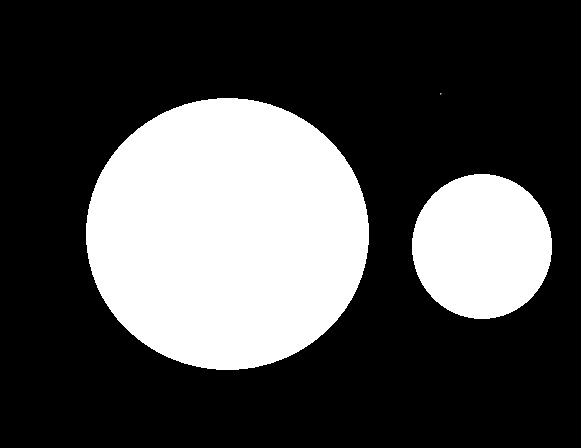
#> input picture data/IMG22.jpg, 581 x 448 px
$ python 18ReconstructionFromParallelProjections.py   (older library calls are emulated)
#> lines starting #> are read from the running program, lines starting #| are printed output that depends on the picture
"""
reference:https://www.youtube.com/watch?v=ZgcD4C-4u0Q&list=PLuh62Q4Sv7BUf60vkjePfcOQc8sHxmnDX&index=21
"""

import numpy as np
import cv2
import matplotlib.pyplot as plt


def RadonTransform_example(img, angle):
    '''
    RadonTransform的一个小例子，显示投影一次对应的曲线图是什么样子的
    :param img:
    :param angle:
    :return:
    '''
    [H, W] = img.shape
    result_img = np.zeros(shape=img.shape)
    rotate_center = (W / 2, H / 2)
    M = cv2.getRotationMatrix2D(rotate_center, angle, 1.0)
    img = cv2.warpAffine(img, M, (W, H))
    [H, W] = img.shape
    result_num = list()
    for i in range(W):
        result_num.append(np.sum(img[:, i]))
    for j in range(H):
        result_img[j, :] = np.array(result_num)
    result_img = result_img*255/(np.max(result_img)-np.min(result_img))
    return result_num, result_img


def RadonTransform(img):
    '''
    中文名为雷登变换 reference:https://blog.csdn.net/jasneik/article/details/115099488
    :param img:
    :param theta:
    :return:
    '''
    [H, W] = img.shape
    rotate_center = (W / 2, H / 2)
    result = np.zeros(shape=img.shape, dtype=np.float32)
    angles = np.linspace(0, 180, H)

    for angle in angles:
        M = cv2.getRotationMatrix2D(rotate_center, angle, 1.0).astype(np.float32)
        new_img = cv2.warpAffine(img, M, (W, H))  # 图像的旋转
        result[:, np.int(angle*H/180)-1] = np.sum(new_img, axis=0)
    return result


def InvertRadonTransform(RadonImg):
    '''
    反雷登变换 reference:https://blog.csdn.net/jasneik/article/details/115099488
    :param RadonImg:雷登变换后的图像
    :return:
    '''
    [H, W] = RadonImg.shape
    rotate_center = (W / 2, H / 2)
    result = np.zeros(shape=RadonImg.shape, dtype=np.float32)
    angles = np.linspace(0, 180, H)

    for angle in angles:
        img_ = np.zeros(shape=RadonImg.shape, dtype=np.float) #生成的中间图像
        for i in range(W):
            img_[i, :] = RadonImg[:, np.int(angle*H/180)-1]
        M = cv2.getRotationMatrix2D(rotate_center, -angle, 1.0).astype(np.float32)
        img_ = cv2.warpAffine(img_, M, (W, H))
        result += img_
    return result


figure = plt.figure(num='ImageRestorationAndTheWienerFilter', figsize=(14, 7))
img = cv2.imread('./data/IMG22.jpg')
#> img is the input picture: shape (448, 581, 3); min 0, max 255, mean 74.8
plt.subplot(2, 3, 1)
plt.title('origin')
plt.imshow(cv2.cvtColor(img, cv2.COLOR_BGR2RGB))

gray_img = cv2.cvtColor(img, cv2.COLOR_BGR2GRAY)
result_num, result_img = RadonTransform_example(gray_img, 0)
#> after the loop in RadonTransform_example, `for i in range(W):`: result_num = 581 values, max 69361 at index 224, min 0 at index 0, mean 33507.4
#> after the loop in RadonTransform_example, `for j in range(H):`:
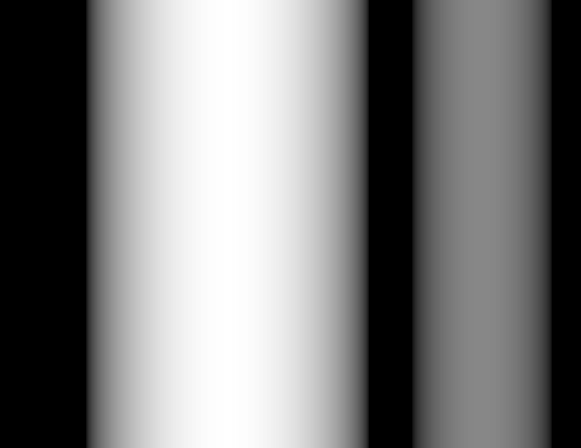
#> result_img: shape (448, 581) float64; min 0, max 69361, mean 33507.4; drawn with min black and max white
plt.subplot(2, 3, 2)
plt.title('radon transform from W')
plt.plot(result_num)
plt.subplot(2, 3, 5)
plt.title('radon transform from W')
plt.imshow(np.array(result_img, dtype=np.uint), cmap='gray')


result_num, result_img = RadonTransform_example(gray_img, 90)
#> call 2 of RadonTransform_example, with angle = 90
#> in RadonTransform_example (call 2), `result_img = np.zeros(shape=img.shape)`: result_img: shape (448, 581) float64; every value is 0
#> in RadonTransform_example (call 2), `img = cv2.warpAffine(img, M, (W, H))`:
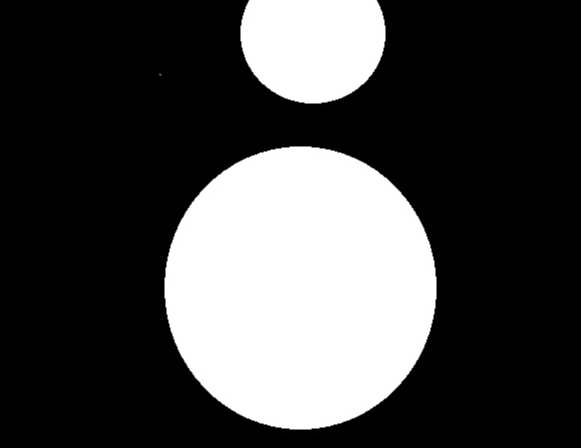
#> img: shape (448, 581); min 0, max 255, mean 71.6
#> after the loop in RadonTransform_example (call 2), `for i in range(W):`: result_num = 581 values, max 98577 at index 308, min 0 at index 0, mean 32056.6
#> after the loop in RadonTransform_example (call 2), `for j in range(H):`:
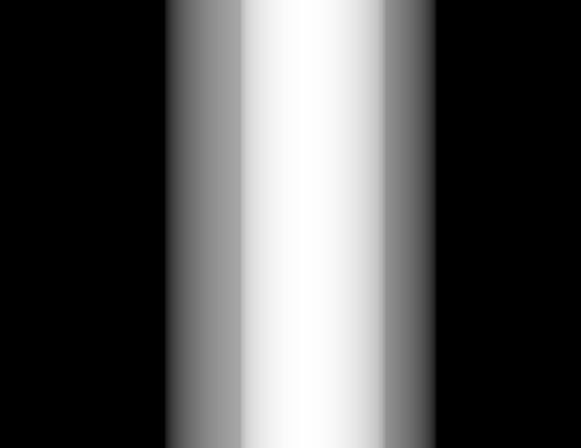
#> result_img: shape (448, 581) float64; min 0, max 98577, mean 32056.6; drawn with min black and max white
plt.subplot(2, 3, 3)
plt.title('radon transform from H')
plt.plot(result_num)
plt.subplot(2, 3, 6)
plt.title('radon transform from H')
plt.imshow(np.array(result_img, dtype=np.uint), cmap='gray')

result = RadonTransform(gray_img)
#> in RadonTransform, `result = np.zeros(shape=img.shape, dtype=np.float32)`: result: shape (448, 581) float32; every value is 0
#> in RadonTransform, `angles = np.linspace(0, 180, H)`: angles = 448 values from 0 to 180
#> the loop in RadonTransform, `for angle in angles:` made 1 pass
#> M on pass 1: [[1, 0, 0], [0, 1, 0]]
#> (the run stopped early here; a loop or call above may not have finished)

$ run again, with data/IMG1.jpg copied over data/IMG22.jpg
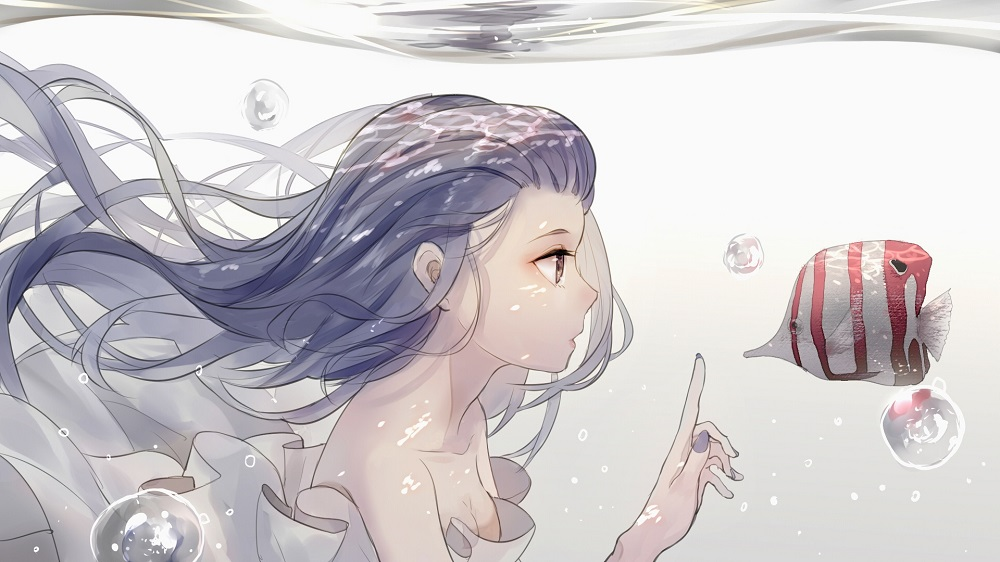
#> input picture data/IMG1.jpg, 1000 x 562 px
#> img is the input picture: shape (562, 1000, 3); mean B, G, R 203.8, 200.9, 205.6
#> after the loop in RadonTransform_example, `for i in range(W):`: result_num = 1000 values, max 134314 at index 958, min 93836 at index 351, mean 113867.9
#> after the loop in RadonTransform_example, `for j in range(H):`:
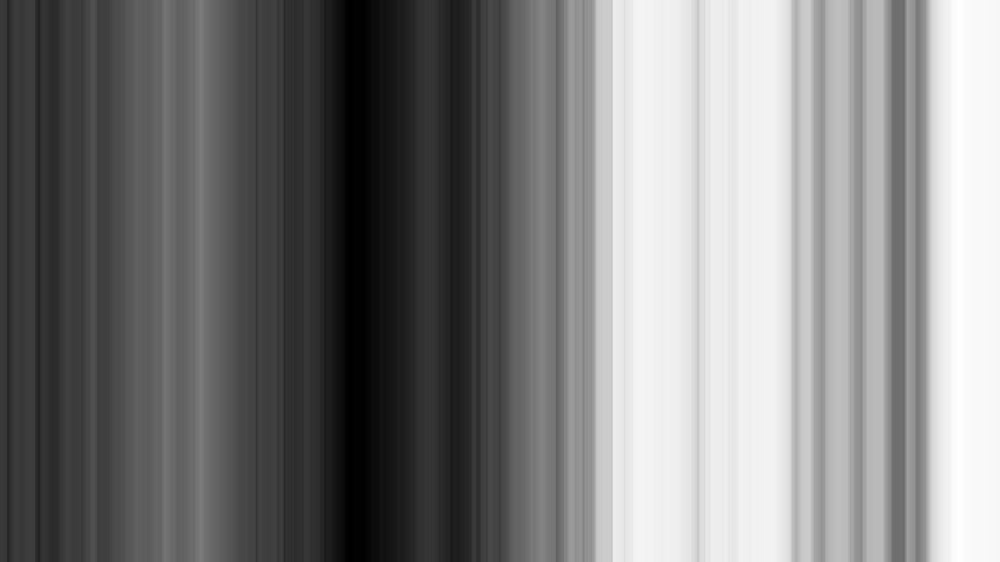
#> result_img: shape (562, 1000) float64; min 93836, max 134314, mean 113867.9; drawn with min black and max white
#> img: shape (562, 1000)
#> after the loop in RadonTransform_example (call 2), `for i in range(W):`: result_num = 1000 values, max 140508 at index 293, min 0 at index 0, mean 63380
#> after the loop in RadonTransform_example (call 2), `for j in range(H):`:
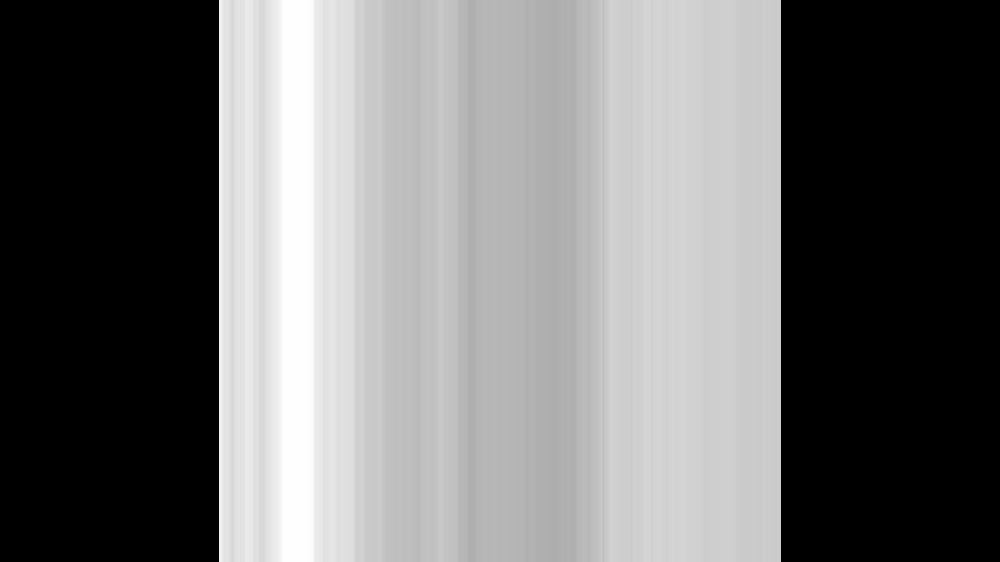
#> result_img: shape (562, 1000) float64; min 0, max 140508, mean 63380; drawn with min black and max white
#> result: shape (562, 1000) float32; every value is 0
#> angles = 562 values from 0 to 180
#> the loop in RadonTransform, `for angle in angles:` made 1 pass
#> M on pass 1: [[1, 0, 0], [0, 1, 0]]

$ run again, with data/IMG10.jpg copied over data/IMG22.jpg
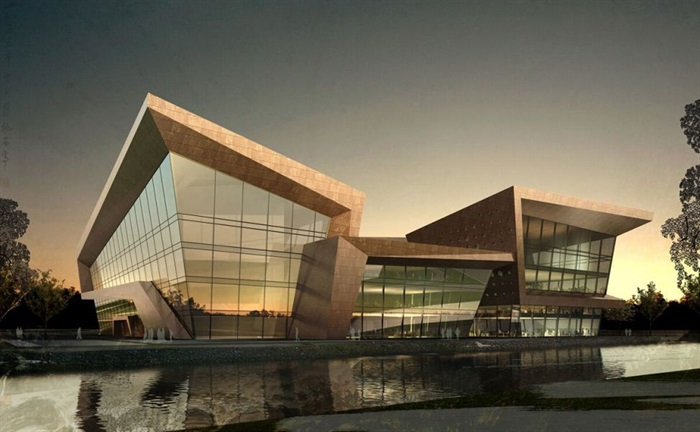
#> input picture data/IMG10.jpg, 700 x 432 px
#> img is the input picture: shape (432, 700, 3); mean B, G, R 81.9, 99.9, 106.9
#> after the loop in RadonTransform_example, `for i in range(W):`: result_num = 700 values, max 56603 at index 629, min 27494 at index 0, mean 43178.4
#> after the loop in RadonTransform_example, `for j in range(H):`:
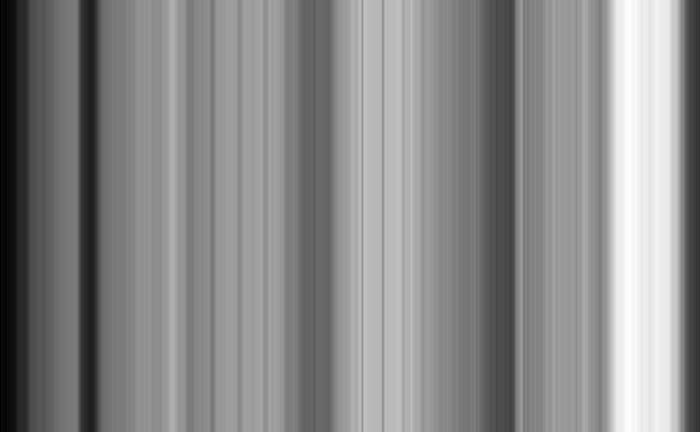
#> result_img: shape (432, 700) float64; min 27494, max 56603, mean 43178.4; drawn with min black and max white
#> img: shape (432, 700)
#> after the loop in RadonTransform_example (call 2), `for i in range(W):`: result_num = 700 values, max 70885 at index 320, min 0 at index 0, mean 26889.2
#> after the loop in RadonTransform_example (call 2), `for j in range(H):`:
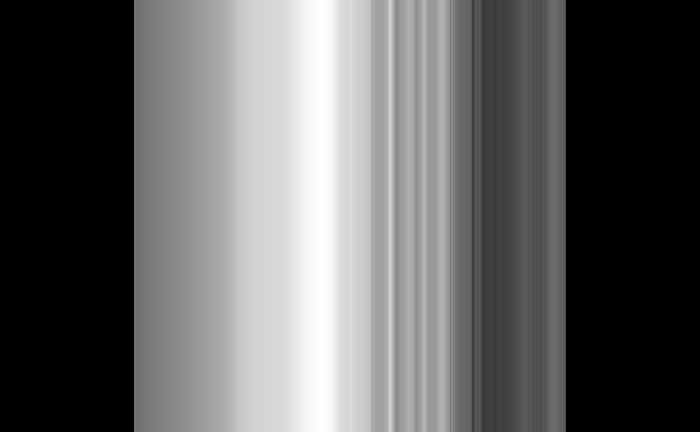
#> result_img: shape (432, 700) float64; min 0, max 70885, mean 26889.2; drawn with min black and max white
#> result: shape (432, 700) float32; every value is 0
#> angles = 432 values from 0 to 180
#> the loop in RadonTransform, `for angle in angles:` made 1 pass
#> M on pass 1: [[1, 0, 0], [0, 1, 0]]
